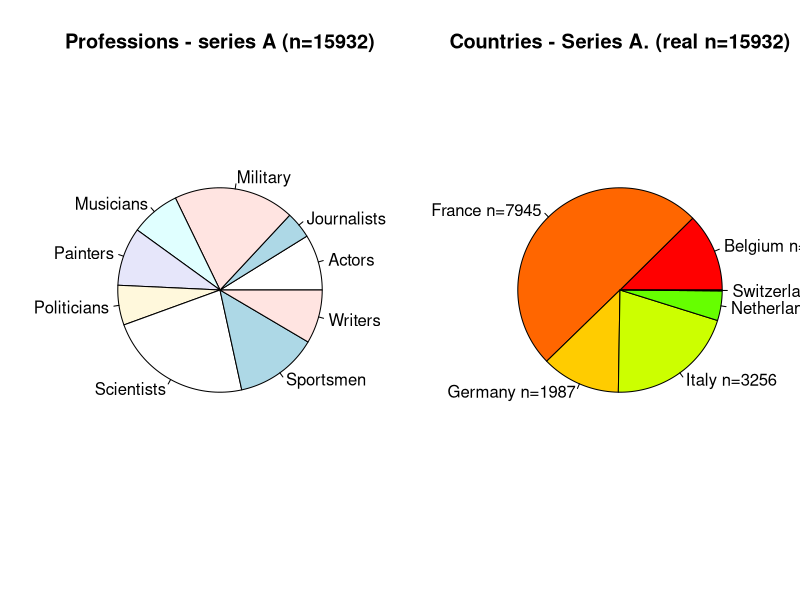

Here is the R script that generated this plot:
library(plyr)

# Get raw data
vol1  <- read.delim("data/series-A-raw/Gauquelin-vol1-Sportsmen.tsv")
vol2  <- read.delim("data/series-A-raw/Gauquelin-vol2-Scientists-Doctors.tsv")
vol3  <- read.delim("data/series-A-raw/Gauquelin-vol3-Military.tsv")
vol4  <- read.delim("data/series-A-raw/Gauquelin-vol4-Painters-Musicians.tsv")
vol5  <- read.delim("data/series-A-raw/Gauquelin-vol5-Actors-Politicans.tsv")
vol6  <- read.delim("data/series-A-raw/Gauquelin-vol6-Writers-Journalists.tsv")

# Chenging the name of the factor level
vol1$PRO <- revalue(vol1$PRO, c("C"="Sportsmen"))
vol2$PRO <- revalue(vol2$PRO, c("S"="Scientists")) 
vol3$PRO <- revalue(vol3$PRO, c("M"="Military"))
vol4$PRO <- revalue(vol4$PRO, c("P"="Painters", "M"="Musicians"))
vol5$PRO <- revalue(vol5$PRO, c("A"="Actors", "PT"="Politicians"))
vol6$PRO <- revalue(vol6$PRO, c("J"="Journalists", "W"="Writers")) 

# Bind data.frames
professions = rbind(vol1, vol2, vol3, vol4, vol5, vol6)

# The level name is chenging
professions$COU <- revalue(professions$COU, c("F"="France", "I"="Italy", "G"="Germany", "B"="Belgium", "N"="Netherlands", "S"="Switzerland"))

# WRITE !!!
write.table(professions, file='data/series-A.tsv', quote=FALSE, sep='\t')

# Clearing
rm(vol1, vol2, vol3, vol4, vol5, vol6)

# Control plot 
par(mfrow=c(1,2))

pie(table(professions$PRO))
title(sprintf("Professions - series A (n=%d)", nrow(professions)))
table(professions$PRO)

cou.freq <- table(professions$COU)
label <- sprintf("%s n=%d", names(cou.freq), cou.freq)
pie(cou.freq, labels=label, col=rainbow(15))
title(sprintf("Countries - Series A. (real n=%d)",nrow(professions)))